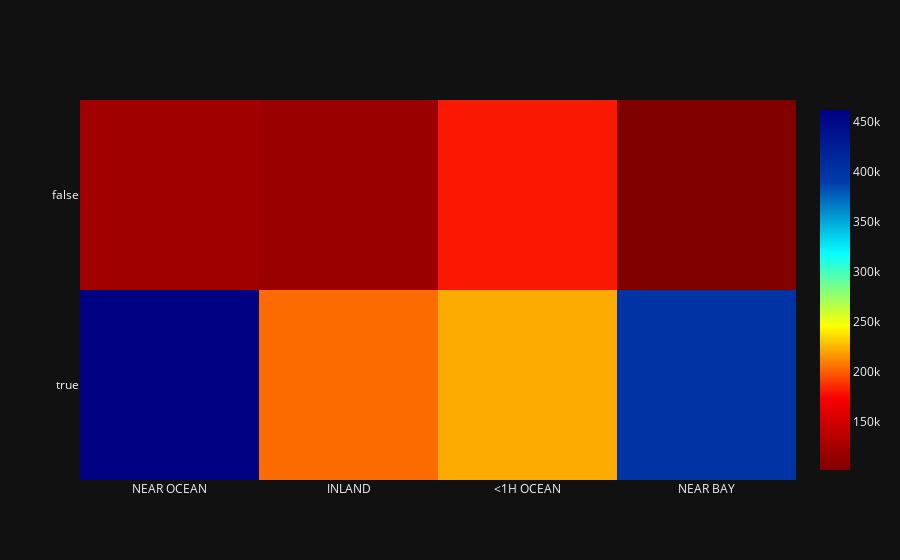

Notebook cell for this chart:
### Code cell
trace = go.Heatmap(
    z=housing_data['median_house_value'],
    x=housing_data['ocean_proximity'],
    y=housing_data['above_median'],
    colorscale='Jet',
    reversescale=True
)

data = [trace]

offline.iplot(data)

### Figure 1 — Plotly figure (JSON) as saved in the notebook; plotly's stock layout.template omitted (floating-point values rounded to 4 significant figures; data arrays with more than 128 entries replaced by an {"elided": "..."} marker saying what was removed)
{"data": [{"colorscale": [[0.0, "rgb(0,0,131)"], [0.2, "rgb(0,60,170)"], [0.4, "rgb(5,255,255)"], [0.6, "rgb(255,255,0)"], [0.8, "rgb(250,0,0)"], [1.0, "rgb(128,0,0)"]], "reversescale": true, "x": {"elided": "2064 str values"}, "y": {"elided": "2064 bool values"}, "z": {"elided": "2064 float values"}, "type": "heatmap"}], "layout": {}}
